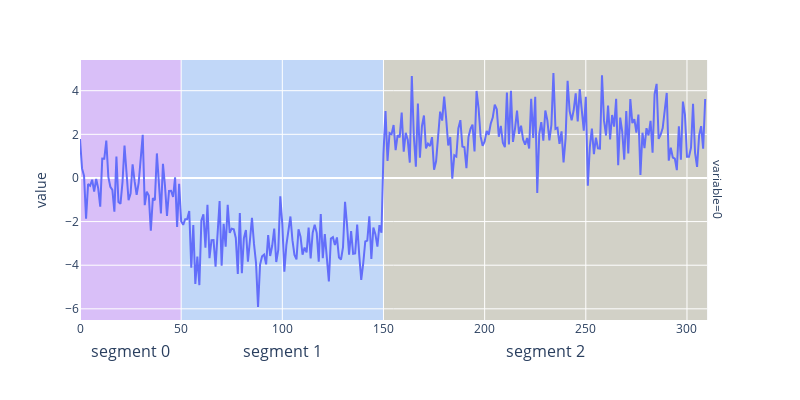

Notebook cell for this chart:
### Markdown cell above
Change detection: Detect points in time where the data generating process changes significantly.

### Code cell
extended_cpts = [0] + cpts + [n]
segments = pd.Series(
    [
        pd.Interval(extended_cpts[i], extended_cpts[i + 1], closed="left")
        for i in range(len(extended_cpts) - 1)
    ]
)
segment_fig = plot_multivariate_time_series(df)
segment_fig = add_segmentation_vrects(segment_fig, segments)
for i, segment in enumerate(segments):
    segment_fig.add_annotation(
        x=segment.mid,
        y=-0.13,
        text=f"segment {i}",
        showarrow=False,
        yshift=-10,
        font=dict(size=16),
        xref="x",
        yref="paper",
    )
segment_fig.update_layout(
    showlegend=False, xaxis_title=None, width=base_width, height=base_height
)
segment_fig.show()

### Figure 1 — Plotly figure (JSON) as saved in the notebook; plotly's stock layout.template omitted (floating-point values rounded to 4 significant figures; data arrays with more than 128 entries replaced by an {"elided": "..."} marker saying what was removed)
{"data": [{"hovertemplate": "variable=0<br>index=%{x}<br>value=%{y}<extra></extra>", "legendgroup": "", "line": {"color": "#636efa", "dash": "solid"}, "marker": {"symbol": "circle"}, "mode": "lines", "name": "", "orientation": "v", "showlegend": false, "type": "scatter", "x": {"elided": "310 int values"}, "xaxis": "x", "y": {"elided": "310 float values"}, "yaxis": "y"}], "layout": {"annotations": [{"showarrow": false, "text": "variable=0", "textangle": 90, "x": 0.98, "xanchor": "left", "xref": "paper", "y": 0.5, "yanchor": "middle", "yref": "paper"}, {"font": {"size": 16}, "showarrow": false, "text": "segment 0", "x": 25, "xref": "x", "y": -0.13, "yref": "paper", "yshift": -10}, {"font": {"size": 16}, "showarrow": false, "text": "segment 1", "x": 100, "xref": "x", "y": -0.13, "yref": "paper", "yshift": -10}, {"font": {"size": 16}, "showarrow": false, "text": "segment 2", "x": 230, "xref": "x", "y": -0.13, "yref": "paper", "yshift": -10}], "height": 400, "legend": {"tracegroupgap": 0}, "margin": {"t": 60}, "shapes": [{"fillcolor": "#AA0DFE", "layer": "below", "line": {"width": 0}, "opacity": 0.2, "type": "rect", "x0": 0, "x1": 50, "xref": "x", "y0": 0, "y1": 1, "yref": "y domain"}, {"fillcolor": "#3283FE", "layer": "below", "line": {"width": 0}, "opacity": 0.2, "type": "rect", "x0": 50, "x1": 150, "xref": "x", "y0": 0, "y1": 1, "yref": "y domain"}, {"fillcolor": "#85660D", "layer": "below", "line": {"width": 0}, "opacity": 0.2, "type": "rect", "x0": 150, "x1": 310, "xref": "x", "y0": 0, "y1": 1, "yref": "y domain"}], "showlegend": false, "width": 800, "xaxis": {"anchor": "y", "domain": [0, 0.98], "title": {}}, "yaxis": {"anchor": "x", "domain": [0, 1], "title": {"text": "value"}}}}
